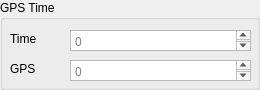
               <widget class="QGroupBox" name="timeGPS">
                <property name="title">
                 <string>GPS Time</string>
                </property>
                <widget class="QLabel" name="labelSystemGPS">
                 <property name="geometry">
                  <rect>
                   <x>10</x>
                   <y>30</y>
                   <width>67</width>
                   <height>17</height>
                  </rect>
                 </property>
                 <property name="text">
                  <string>Time</string>
                 </property>
                </widget>
                <widget class="QLabel" name="labelGPSTime">
                 <property name="geometry">
                  <rect>
                   <x>10</x>
                   <y>60</y>
                   <width>67</width>
                   <height>17</height>
                  </rect>
                 </property>
                 <property name="text">
                  <string>GPS</string>
                 </property>
                </widget>
                <widget class="QPlainTextEdit" name="systemTimeGPS">
                 <property name="geometry">
                  <rect>
                   <x>70</x>
                   <y>30</y>
                   <width>181</width>
                   <height>21</height>
                  </rect>
                 </property>
                 <property name="toolTip">
                  <string notr="true"/>
                 </property>
                 <property name="inputMethodHints">
                  <set>Qt::ImhNone</set>
                 </property>
                 <property name="verticalScrollBarPolicy">
                  <enum>Qt::ScrollBarAsNeeded</enum>
                 </property>
                 <property name="horizontalScrollBarPolicy">
                  <enum>Qt::ScrollBarAsNeeded</enum>
                 </property>
                 <property name="lineWrapMode">
                  <enum>QPlainTextEdit::NoWrap</enum>
                 </property>
                 <property name="readOnly">
                  <bool>true</bool>
                 </property>
                 <property name="placeholderText">
                  <string>0</string>
                 </property>
                </widget>
                <widget class="QPlainTextEdit" name="GPSTime">
                 <property name="geometry">
                  <rect>
                   <x>70</x>
                   <y>60</y>
                   <width>181</width>
                   <height>21</height>
                  </rect>
                 </property>
                 <property name="sizePolicy">
                  <sizepolicy hsizetype="Expanding" vsizetype="Fixed">
                   <horstretch>0</horstretch>
                   <verstretch>0</verstretch>
                  </sizepolicy>
                 </property>
                 <property name="toolTip">
                  <string notr="true"/>
                 </property>
                 <property name="inputMethodHints">
                  <set>Qt::ImhNone</set>
                 </property>
                 <property name="verticalScrollBarPolicy">
                  <enum>Qt::ScrollBarAsNeeded</enum>
                 </property>
                 <property name="horizontalScrollBarPolicy">
                  <enum>Qt::ScrollBarAsNeeded</enum>
                 </property>
                 <property name="lineWrapMode">
                  <enum>QPlainTextEdit::NoWrap</enum>
                 </property>
                 <property name="readOnly">
                  <bool>true</bool>
                 </property>
                 <property name="placeholderText">
                  <string>0</string>
                 </property>
                </widget>
               </widget>
